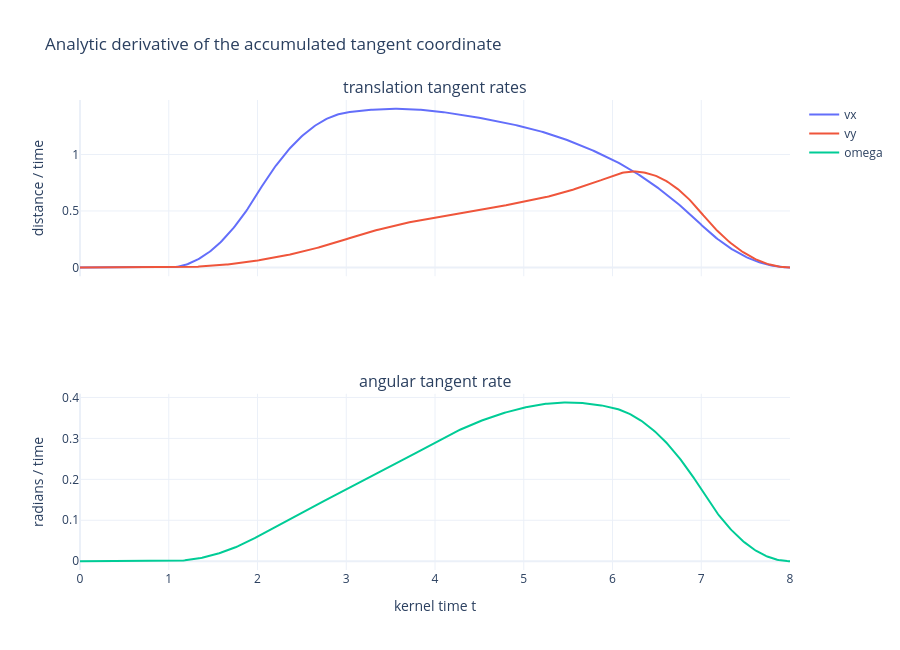

The notebook cell this image was saved under:
### Code cell
rate_figure = make_subplots(
    rows=2, cols=1, shared_xaxes=True,
    subplot_titles=("translation tangent rates", "angular tangent rate"),
)
rate_figure.add_scatter(x=sample_times, y=tangent_rates[:, 0], name="vx", row=1, col=1)
rate_figure.add_scatter(x=sample_times, y=tangent_rates[:, 1], name="vy", row=1, col=1)
rate_figure.add_scatter(x=sample_times, y=tangent_rates[:, 2], name="omega", row=2, col=1)
rate_figure.update_xaxes(title_text="kernel time t", row=2, col=1)
rate_figure.update_yaxes(title_text="distance / time", row=1, col=1)
rate_figure.update_yaxes(title_text="radians / time", row=2, col=1)
rate_figure.update_layout(
    title="Analytic derivative of the accumulated tangent coordinate",
    template="plotly_white",
    hovermode="x unified",
    height=650,
)
rate_figure.show()

### Figure 1 — Plotly figure (JSON) as saved in the notebook; plotly's stock layout.template omitted (floating-point values rounded to 4 significant figures; data arrays with more than 128 entries replaced by an {"elided": "..."} marker saying what was removed)
{"data": [{"name": "vx", "type": "scatter", "x": {"elided": "501 float values"}, "xaxis": "x", "y": {"elided": "501 float values"}, "yaxis": "y"}, {"name": "vy", "type": "scatter", "x": {"elided": "501 float values"}, "xaxis": "x", "y": {"elided": "501 float values"}, "yaxis": "y"}, {"name": "omega", "type": "scatter", "x": {"elided": "501 float values"}, "xaxis": "x2", "y": {"elided": "501 float values"}, "yaxis": "y2"}], "layout": {"annotations": [{"font": {"size": 16}, "showarrow": false, "text": "translation tangent rates", "x": 0.5, "xanchor": "center", "xref": "paper", "y": 1.0, "yanchor": "bottom", "yref": "paper"}, {"font": {"size": 16}, "showarrow": false, "text": "angular tangent rate", "x": 0.5, "xanchor": "center", "xref": "paper", "y": 0.375, "yanchor": "bottom", "yref": "paper"}], "height": 650, "hovermode": "x unified", "title": {"text": "Analytic derivative of the accumulated tangent coordinate"}, "xaxis": {"anchor": "y", "domain": [0.0, 1.0], "matches": "x2", "showticklabels": false}, "xaxis2": {"anchor": "y2", "domain": [0.0, 1.0], "title": {"text": "kernel time t"}}, "yaxis": {"anchor": "x", "domain": [0.625, 1.0], "title": {"text": "distance / time"}}, "yaxis2": {"anchor": "x2", "domain": [0.0, 0.375], "title": {"text": "radians / time"}}}}
